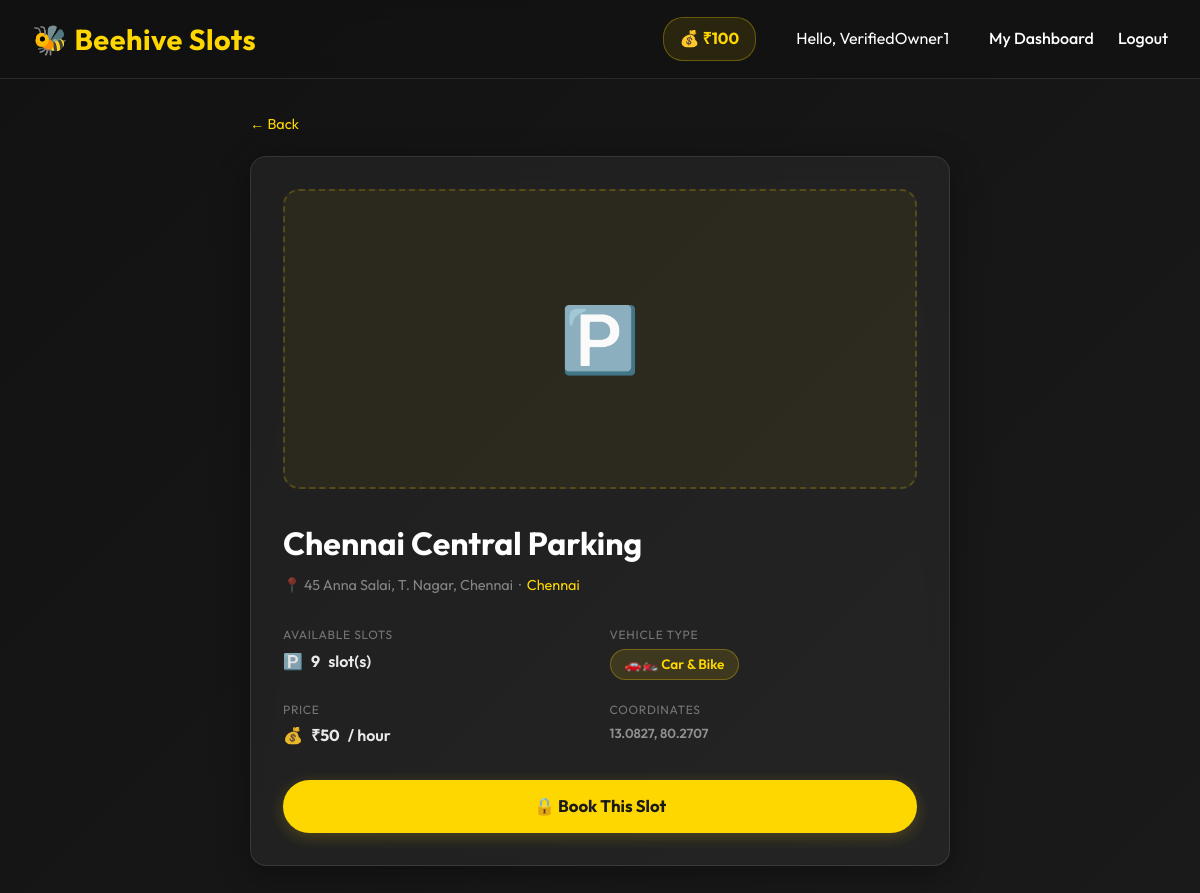
Page /parking/1 (signed in) on the committed database.
### app/models.py (models this page shows)
class ParkingLot(db.Model):
    id = db.Column(db.Integer, primary_key=True)
    owner_id = db.Column(db.Integer, db.ForeignKey('user.id'), nullable=False)
    name = db.Column(db.String(200), nullable=False)
    city = db.Column(db.String(100), nullable=True, index=True)  # e.g. 'Chennai'
    full_address = db.Column(db.String(400), nullable=True)       # e.g. '45 Anna Salai, Chennai'
    location = db.Column(db.String(300), nullable=False)          # legacy / fallback
    latitude = db.Column(db.Float, nullable=False)
    longitude = db.Column(db.Float, nullable=False)
    available_slots = db.Column(db.Integer, nullable=False, default=1)
    vehicle_type = db.Column(db.String(10), nullable=False, default='car')  # 'car', 'bike', 'both'
    price = db.Column(db.Integer, nullable=True)                  # price per hour (optional)
    image_filename = db.Column(db.String(300), nullable=True)
    created_at = db.Column(db.DateTime, default=datetime.utcnow)

### app/routes/driver.py (the view)
@driver_bp.route('/parking/<int:lot_id>')
def parking_detail(lot_id):
    lot = ParkingLot.query.get_or_404(lot_id)
    return render_template('parking_detail.html', lot=lot)

### app/templates/parking_detail.html (shortened to what this page needs)
{% extends "layout.html" %}
{% block content %}
<div class="detail-card">
    <a href="javascript:history.back()" style="color:var(--primary); font-size:0.9rem; text-decoration:none;">
        ← Back
    </a>
    <div class="glass-panel" style="padding:2rem; margin-top:1.2rem;">
        {% if lot.image_filename %}
        <img class="detail-img" src="{{ url_for('static', filename='uploads/' + lot.image_filename) }}"
            alt="{{ lot.name }}">
        {% else %}
        <div class="detail-img-placeholder">🅿️</div>
        {% endif %}
        <h2 style="margin-bottom:0.3rem;">{{ lot.name }}</h2>
        <div style="color:rgba(255,255,255,0.45); font-size:0.9rem; margin-bottom:1.8rem;">
            📍 {% if lot.full_address %}{{ lot.full_address }}{% else %}{{ lot.location }}{% endif %}
            {% if lot.city %} &nbsp;·&nbsp; <span style="color:var(--primary);">{{ lot.city }}</span>{% endif %}
        </div>
        <div class="info-grid">
            <div class="info-block">
                <div class="info-label">Available Slots</div>
                <div class="info-value">🅿️ <strong>{{ lot.available_slots }}</strong> slot(s)</div>
            </div>
            <div class="info-block">
                <div class="info-label">Vehicle Type</div>
                <div class="info-value">
                    {% if lot.vehicle_type == 'car' %}
                    <span class="badge">🚗 Car</span>
                    {% elif lot.vehicle_type == 'bike' %}
                    <span class="badge">🏍️ Bike</span>
                    {% else %}
                    <span class="badge">🚗🏍️ Car &amp; Bike</span>
                    {% endif %}
                </div>
            </div>
            {% if lot.price %}
            <div class="info-block">
                <div class="info-label">Price</div>
                <div class="info-value">💰 <strong>₹{{ lot.price }}</strong> / hour</div>
            </div>
            {% endif %}
            <div class="info-block">
                <div class="info-label">Coordinates</div>
                <div class="info-value" style="font-size:0.82rem; color:rgba(255,255,255,0.5);">
                    {{ "%.4f"|format(lot.latitude) }}, {{ "%.4f"|format(lot.longitude) }}
                </div>
            </div>
        </div>
        {% if lot.available_slots > 0 %}
        {% if session.get('user_id') %}
        <a href="/book_parking/{{ lot.id }}" class="btn"
            style="width:100%; font-size:1.05rem; display:block; text-align:center;">
            🔒 Book This Slot
        </a>
        {% else %}
        <a href="/login" class="btn btn-secondary"
            style="width:100%; font-size:1.05rem; display:block; text-align:center;">
            🔑 Login to Book
        </a>
        {% endif %}
        {% else %}
        <button class="btn" style="width:100%; opacity:0.45; cursor:not-allowed;" disabled>
            No Slots Available
        </button>
        {% endif %}
    </div>
</div>
{% endblock %}

### app/static/style.css (style rules this page uses)
:root { --primary: #FFD700; --primary-hover: #ffea70; --secondary: #1a1a1a; --dark: #121212; --light: #f4f6f8; --white: #ffffff; --text: #ffffff; --border: rgba(255, 255, 255, 0.1); --glass-bg: rgba(255, 255, 255, 0.05); --glass-border: rgba(255, 255, 255, 0.1); --glass-shadow: 0 8px 32px 0 rgba(0, 0, 0, 0.37); --glass-blur: blur(12px); }
* { box-sizing: border-box; margin: 0; padding: 0; }
body { font-family: 'Outfit', sans-serif; background: linear-gradient(135deg, #121212 0%, #1a1a1a 100%); color: var(--text); line-height: 1.6; min-height: 100vh; }
.glass-panel { background: var(--glass-bg); backdrop-filter: var(--glass-blur); -webkit-backdrop-filter: var(--glass-blur); border: 1px solid var(--glass-border); border-radius: 16px; box-shadow: var(--glass-shadow); }
h1, h2, h3 { margin-bottom: 1rem; color: var(--white); }
h2 { font-size: 2rem; }
.btn { display: inline-flex; justify-content: center; align-items: center; background: var(--primary); color: var(--secondary); padding: 0.8rem 2rem; border: none; border-radius: 50px; font-weight: 700; font-size: 1rem; text-decoration: none; cursor: pointer; transition: all 0.3s ease; box-shadow: 0 4px 15px rgba(255, 215, 0, 0.2); }

### app/templates/parking_detail.html (style rules this page uses)
.detail-card { max-width: 700px; margin: 0 auto; }
.detail-img-placeholder { width: 100%; height: 300px; border-radius: 16px; background: rgba(255, 215, 0, 0.05); border: 2px dashed rgba(255, 215, 0, 0.2); display: flex; align-items: center; justify-content: center; font-size: 4rem; margin-bottom: 1.8rem; }
.info-grid { display: grid; grid-template-columns: 1fr 1fr; gap: 1.2rem; margin-bottom: 2rem; }
.info-label { color: rgba(255, 255, 255, 0.38); font-size: 0.75rem; text-transform: uppercase; letter-spacing: 0.06em; margin-bottom: 4px; }
.info-value { font-size: 1rem; color: rgba(255, 255, 255, 0.9); font-weight: 600; display: flex; align-items: center; gap: 0.5rem; }
.badge { display: inline-block; padding: 4px 14px; border-radius: 20px; background: rgba(255, 215, 0, 0.12); color: var(--primary); border: 1px solid rgba(255, 215, 0, 0.3); font-size: 0.85rem; font-weight: 600; }

### rows in the picture
ParkingLot: name "Chennai Central Parking", full_address "45 Anna Salai, T. Nagar, Chennai", city "Chennai", available_slots "9", price "50", latitude "13.0827", longitude "80.2707"

### other values in the picture
{{ session.get('wallet', 0) }} "100"
{{ session.get('name') }} "VerifiedOwner1"
